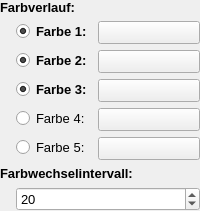
                <widget class="QWidget" name="page">
                 <layout class="QGridLayout" name="gridLayout_2">
                  <property name="leftMargin">
                   <number>0</number>
                  </property>
                  <property name="topMargin">
                   <number>0</number>
                  </property>
                  <property name="rightMargin">
                   <number>0</number>
                  </property>
                  <property name="bottomMargin">
                   <number>0</number>
                  </property>
                  <item row="3" column="0">
                   <spacer name="horizontalSpacer_4">
                    <property name="orientation">
                     <enum>Qt::Horizontal</enum>
                    </property>
                    <property name="sizeType">
                     <enum>QSizePolicy::Fixed</enum>
                    </property>
                    <property name="sizeHint" stdset="0">
                     <size>
                      <width>10</width>
                      <height>20</height>
                     </size>
                    </property>
                   </spacer>
                  </item>
                  <item row="1" column="0">
                   <spacer name="horizontalSpacer_5">
                    <property name="orientation">
                     <enum>Qt::Horizontal</enum>
                    </property>
                    <property name="sizeType">
                     <enum>QSizePolicy::Fixed</enum>
                    </property>
                    <property name="sizeHint" stdset="0">
                     <size>
                      <width>10</width>
                      <height>20</height>
                     </size>
                    </property>
                   </spacer>
                  </item>
                  <item row="1" column="1">
                   <layout class="QFormLayout" name="formLayout_15">
                    <item row="0" column="0">
                     <widget class="QRadioButton" name="radioButtonF1">
                      <property name="font">
                       <font>
                        <pointsize>10</pointsize>
                        <bold>true</bold>
                       </font>
                      </property>
                      <property name="text">
                       <string>Farbe 1:</string>
                      </property>
                      <property name="checkable">
                       <bool>true</bool>
                      </property>
                      <property name="checked">
                       <bool>true</bool>
                      </property>
                      <property name="autoExclusive">
                       <bool>false</bool>
                      </property>
                     </widget>
                    </item>
                    <item row="0" column="1">
                     <widget class="QPushButton" name="pushButton_color1">
                      <property name="font">
                       <font>
                        <pointsize>10</pointsize>
                        <bold>true</bold>
                       </font>
                      </property>
                      <property name="text">
                       <string/>
                      </property>
                     </widget>
                    </item>
                    <item row="1" column="0">
                     <widget class="QRadioButton" name="radioButtonF2">
                      <property name="font">
                       <font>
                        <pointsize>10</pointsize>
                        <bold>true</bold>
                       </font>
                      </property>
                      <property name="text">
                       <string>Farbe 2:</string>
                      </property>
                      <property name="checked">
                       <bool>true</bool>
                      </property>
                      <property name="autoExclusive">
                       <bool>false</bool>
                      </property>
                     </widget>
                    </item>
                    <item row="2" column="0">
                     <widget class="QRadioButton" name="radioButtonF3">
                      <property name="font">
                       <font>
                        <pointsize>10</pointsize>
                        <bold>true</bold>
                       </font>
                      </property>
                      <property name="text">
                       <string>Farbe 3:</string>
                      </property>
                      <property name="checked">
                       <bool>true</bool>
                      </property>
                      <property name="autoExclusive">
                       <bool>false</bool>
                      </property>
                     </widget>
                    </item>
                    <item row="3" column="0">
                     <widget class="QRadioButton" name="radioButtonF4">
                      <property name="font">
                       <font>
                        <pointsize>10</pointsize>
                        <bold>false</bold>
                       </font>
                      </property>
                      <property name="text">
                       <string>Farbe 4:</string>
                      </property>
                      <property name="autoExclusive">
                       <bool>false</bool>
                      </property>
                     </widget>
                    </item>
                    <item row="4" column="0">
                     <widget class="QRadioButton" name="radioButtonF5">
                      <property name="font">
                       <font>
                        <pointsize>10</pointsize>
                        <bold>false</bold>
                       </font>
                      </property>
                      <property name="text">
                       <string>Farbe 5:</string>
                      </property>
                      <property name="autoExclusive">
                       <bool>false</bool>
                      </property>
                     </widget>
                    </item>
                    <item row="1" column="1">
                     <widget class="QPushButton" name="pushButton_color2">
                      <property name="font">
                       <font>
                        <pointsize>10</pointsize>
                        <bold>true</bold>
                       </font>
                      </property>
                      <property name="text">
                       <string/>
                      </property>
                     </widget>
                    </item>
                    <item row="2" column="1">
                     <widget class="QPushButton" name="pushButton_color3">
                      <property name="font">
                       <font>
                        <pointsize>10</pointsize>
                        <bold>true</bold>
                       </font>
                      </property>
                      <property name="text">
                       <string/>
                      </property>
                     </widget>
                    </item>
                    <item row="3" column="1">
                     <widget class="QPushButton" name="pushButton_color4">
                      <property name="minimumSize">
                       <size>
                        <width>0</width>
                        <height>0</height>
                       </size>
                      </property>
                      <property name="font">
                       <font>
                        <pointsize>10</pointsize>
                        <bold>true</bold>
                       </font>
                      </property>
                      <property name="text">
                       <string/>
                      </property>
                     </widget>
                    </item>
                    <item row="4" column="1">
                     <widget class="QPushButton" name="pushButton_color5">
                      <property name="sizePolicy">
                       <sizepolicy hsizetype="Minimum" vsizetype="Fixed">
                        <horstretch>0</horstretch>
                        <verstretch>0</verstretch>
                       </sizepolicy>
                      </property>
                      <property name="minimumSize">
                       <size>
                        <width>0</width>
                        <height>0</height>
                       </size>
                      </property>
                      <property name="maximumSize">
                       <size>
                        <width>16777215</width>
                        <height>16777215</height>
                       </size>
                      </property>
                      <property name="font">
                       <font>
                        <pointsize>10</pointsize>
                        <bold>true</bold>
                       </font>
                      </property>
                      <property name="text">
                       <string/>
                      </property>
                     </widget>
                    </item>
                   </layout>
                  </item>
                  <item row="2" column="0" colspan="2">
                   <widget class="QLabel" name="label_farbwechselintervall">
                    <property name="font">
                     <font>
                      <pointsize>10</pointsize>
                      <bold>true</bold>
                     </font>
                    </property>
                    <property name="text">
                     <string>Farbwechselintervall:</string>
                    </property>
                   </widget>
                  </item>
                  <item row="0" column="0" colspan="2">
                   <widget class="QLabel" name="label_7">
                    <property name="font">
                     <font>
                      <pointsize>10</pointsize>
                      <bold>true</bold>
                     </font>
                    </property>
                    <property name="text">
                     <string>Farbverlauf:</string>
                    </property>
                   </widget>
                  </item>
                  <item row="3" column="1">
                   <widget class="QSpinBox" name="spinBoxFarbWechselIntervall">
                    <property name="font">
                     <font>
                      <pointsize>10</pointsize>
                      <bold>false</bold>
                     </font>
                    </property>
                    <property name="maximum">
                     <number>999999</number>
                    </property>
                    <property name="value">
                     <number>20</number>
                    </property>
                   </widget>
                  </item>
                 </layout>
                </widget>
